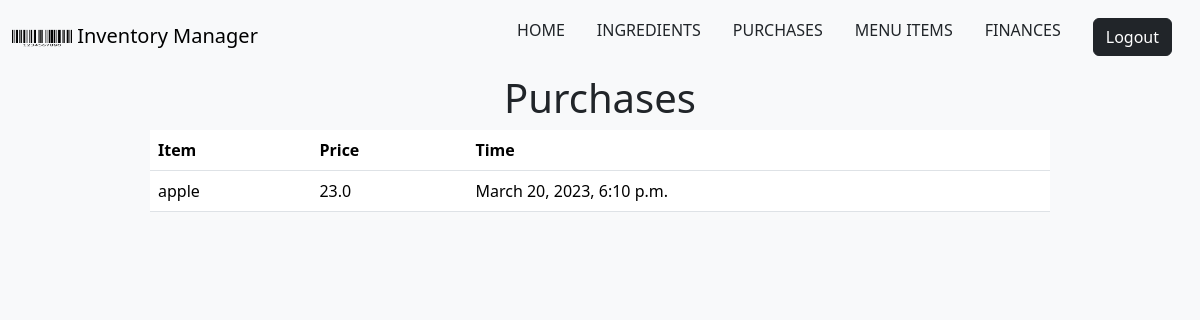
The page /purchases/ (signed in) on the database its author committed.
### inventory/models.py (models this page shows, shortened)
class Purchase(models.Model):
    item = models.CharField(max_length=200)
    datetime = models.DateTimeField()
    price = models.FloatField()

### inventory/views.py (the view)
# urls.py: path('purchases/',PurchaseListView.as_view(),name='purchases'),
class PurchaseListView(LoginRequiredMixin,ListView):
    model = Purchase

### inventory/templates/inventory/purchase_list.html (shortened to what this page needs)
<!DOCTYPE html>
{% extends 'base.html' %}
{% block content %}
<div class="d-flex justify-content-center">
  <h1>Purchases </h1>
</div>
<div class="table-responsive">
  <table class="table table-hover mx-auto w-75">
    <tr>
      <th> Item </th>
      <th> Price </th>
      <th> Time </th>
    </tr>
    {% for object in object_list %}
    <tr>
      <td>{{ object.item }}</td>
      <td> {{ object.price }} </td>
      <td> {{ object.datetime }}</td>
    </tr>
    {% endfor %}
    {% endblock %}

### rows shown on the page
Purchase: item "apple", price "23.0", datetime "March 20, 2023, 6:10 p.m."
